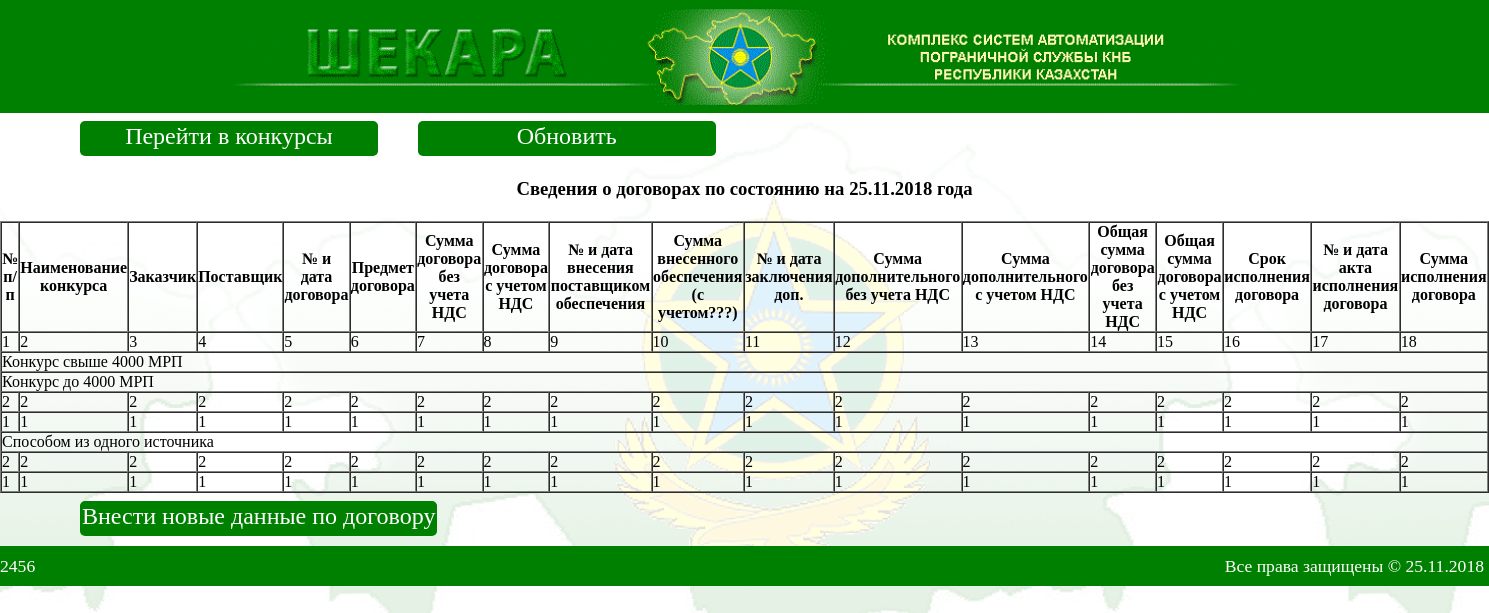
The page /dogovor.php on the database as committed earlier.
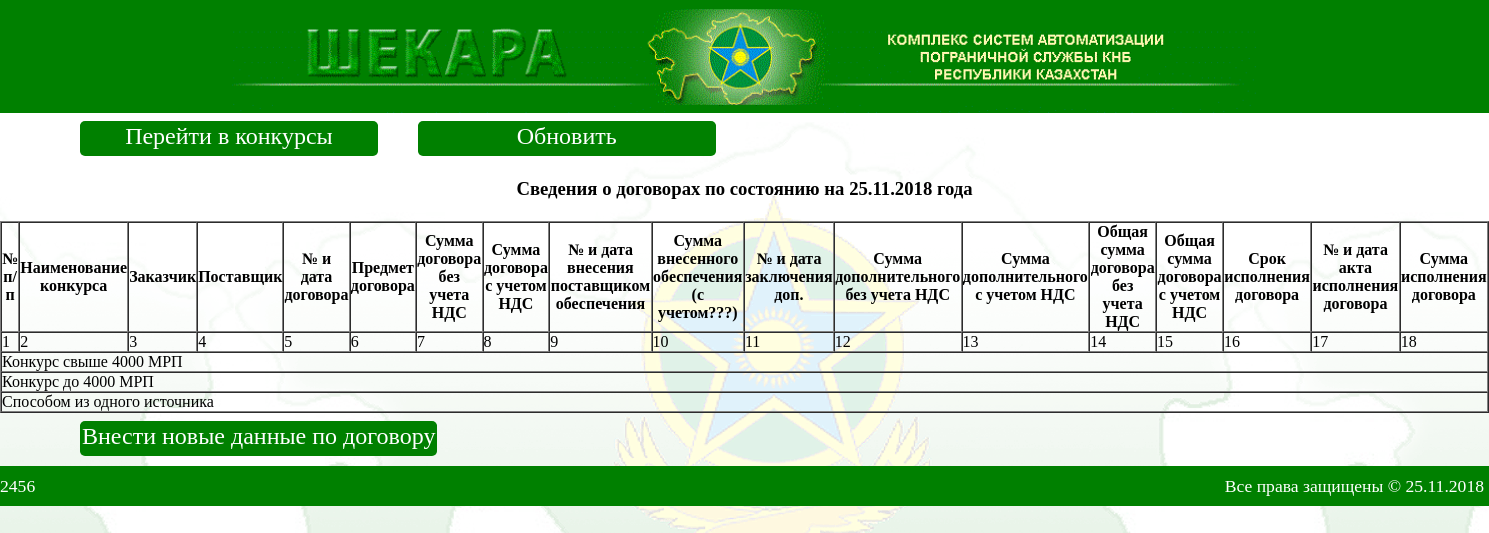
The same page on the database as committed later.
### tables this page shows
CREATE TABLE `dogovor` (
  `id_dogovor` int(11) UNSIGNED NOT NULL,
  `nomer_dogovor` int(11) UNSIGNED NOT NULL,
  `naimenovanie_konkurs` int(11) UNSIGNED NOT NULL,
  `zakazchik` int(11) UNSIGNED NOT NULL,
  `postavshik` varchar(11) NOT NULL,
  `nomer_data_dogovor` varchar(11) NOT NULL,
  `predmet_dogovor` varchar(11) NOT NULL,
  `summa_dogovor_bez_nds` double UNSIGNED NOT NULL,
  `summa_dogovor_s_nds` double UNSIGNED NOT NULL,
  `nomer_data_postavsik` varchar(11) NOT NULL,
  `summa_vnes_obesp` double UNSIGNED NOT NULL,
  `nomer_data_dop` varchar(11) NOT NULL,
  `summa_dop_bez_nds` double UNSIGNED NOT NULL,
  `summa_dop_s_nds` double UNSIGNED NOT NULL,
  `obw_summ_bez_nds` double UNSIGNED NOT NULL,
  `obw_summ_s_nds` double UNSIGNED NOT NULL,
  `srok_isp_dogovor` varchar(11) NOT NULL,
  `nomer_data_akt_isp` varchar(11) NOT NULL,
  `summa_isp_dogovor` varchar(11) NOT NULL
);

### functions/functions_dogovor.php (the view, shortened to what this page needs)
<?php
require_once "connect.php";
		function num_rows_dogovor () {
			global $mysqli;
			$result = $mysqli->query("SELECT * FROM `dogovor` ORDER BY `id_dogovor` ASC");
			return ($result->num_rows);
		}
    function id_dogovor($number) {
		global $mysqli;
		$result_set = $mysqli->query("SELECT * FROM `dogovor` WHERE `id_dogovor`= '$number'");
		while (($row = $result_set->fetch_assoc()) != false){
			echo $row["id_dogovor"];
		};
    }
    function naimenovanie_konkurs($number) {
		global $mysqli;
		$result_set = $mysqli->query("SELECT * FROM `dogovor` WHERE `id_dogovor`= '$number'");
		while (($row = $result_set->fetch_assoc()) != false){
			echo $row["naimenovanie_konkurs"];
		};
    }
    function zakazchik($number) {
		global $mysqli;
		$result_set = $mysqli->query("SELECT * FROM `dogovor` WHERE `id_dogovor`= '$number'");
		while (($row = $result_set->fetch_assoc()) != false){
			echo $row["zakazchik"];
		};
    }
    function postavshik($number) {
		global $mysqli;
		$result_set = $mysqli->query("SELECT * FROM `dogovor` WHERE `id_dogovor`= '$number'");
		while (($row = $result_set->fetch_assoc()) != false){
			echo $row["postavshik"];
		};
    }
    function nomer_data_dogovor($number) {
		global $mysqli;
		$result_set = $mysqli->query("SELECT * FROM `dogovor` WHERE `id_dogovor`= '$number'");
		while (($row = $result_set->fetch_assoc()) != false){
			echo $row["nomer_data_dogovor"];
		};
    }
    function predmet_dogovor($number) {
		global $mysqli;
		$result_set = $mysqli->query("SELECT * FROM `dogovor` WHERE `id_dogovor`= '$number'");
		while (($row = $result_set->fetch_assoc()) != false){
			echo $row["predmet_dogovor"];
		};
    }
    function summa_dogovor_bez_nds($number) {
		global $mysqli;
		$result_set = $mysqli->query("SELECT * FROM `dogovor` WHERE `id_dogovor`= '$number'");
		while (($row = $result_set->fetch_assoc()) != false){
			echo $row["summa_dogovor_bez_nds"];
		};
    }
    function summa_dogovor_s_nds($number) {
		global $mysqli;
		$result_set = $mysqli->query("SELECT * FROM `dogovor` WHERE `id_dogovor`= '$number'");
		while (($row = $result_set->fetch_assoc()) != false){
			echo $row["summa_dogovor_s_nds"];
		};
    }
    function nomer_data_postavsik($number) {
		global $mysqli;
		$result_set = $mysqli->query("SELECT * FROM `dogovor` WHERE `id_dogovor`= '$number'");
		while (($row = $result_set->fetch_assoc()) != false){
			echo $row["nomer_data_postavsik"];
		};
    }
    function summa_vnes_obesp($number) {
		global $mysqli;
		$result_set = $mysqli->query("SELECT * FROM `dogovor` WHERE `id_dogovor`= '$number'");
		while (($row = $result_set->fetch_assoc()) != false){
			echo $row["summa_vnes_obesp"];
		};
    }
    function nomer_data_dop($number) {
		global $mysqli;
		$result_set = $mysqli->query("SELECT * FROM `dogovor` WHERE `id_dogovor`= '$number'");
		while (($row = $result_set->fetch_assoc()) != false){
			echo $row["nomer_data_dop"];
		};
    }
    function summa_dop_bez_nds($number) {
		global $mysqli;
		$result_set = $mysqli->query("SELECT * FROM `dogovor` WHERE `id_dogovor`= '$number'");
		while (($row = $result_set->fetch_assoc()) != false){
			echo $row["summa_dop_bez_nds"];
		};
    }
    function summa_dop_s_nds($number) {
		global $mysqli;
		$result_set = $mysqli->query("SELECT * FROM `dogovor` WHERE `id_dogovor`= '$number'");
		while (($row = $result_set->fetch_assoc()) != false){
			echo $row["summa_dop_s_nds"];
		};
    }
    function obw_summ_bez_nds($number) {
		global $mysqli;
		$result_set = $mysqli->query("SELECT * FROM `dogovor` WHERE `id_dogovor`= '$number'");
		while (($row = $result_set->fetch_assoc()) != false){
			echo $row["obw_summ_bez_nds"];
		};
    }
    function obw_summ_s_nds($number) {
		global $mysqli;
		$result_set = $mysqli->query("SELECT * FROM `dogovor` WHERE `id_dogovor`= '$number'");
		while (($row = $result_set->fetch_assoc()) != false){
			echo $row["obw_summ_s_nds"];
		};
    }
    function srok_isp_dogovor($number) {
		global $mysqli;
		$result_set = $mysqli->query("SELECT * FROM `dogovor` WHERE `id_dogovor`= '$number'");
		while (($row = $result_set->fetch_assoc()) != false){
			echo $row["srok_isp_dogovor"];
		};
    }
    function nomer_data_akt_isp($number) {
		global $mysqli;
		$result_set = $mysqli->query("SELECT * FROM `dogovor` WHERE `id_dogovor`= '$number'");
		while (($row = $result_set->fetch_assoc()) != false){
			echo $row["nomer_data_akt_isp"];
		};
    }
    function summa_isp_dogovor($number) {
		global $mysqli;
		$result_set = $mysqli->query("SELECT * FROM `dogovor` WHERE `id_dogovor`= '$number'");
		while (($row = $result_set->fetch_assoc()) != false){
			echo $row["summa_isp_dogovor"];
		};
    }
    function nomer_dogovor($number) {
		global $mysqli;
		$result_set = $mysqli->query("SELECT * FROM `dogovor` WHERE `id_dogovor`= '$number'");
		while (($row = $result_set->fetch_assoc()) != false){
			echo $row["nomer_dogovor"];
		};
    }
?>

### dogovor.php (shortened to what this page needs)
<html>
	<head>
		<?php
            require_once "blocks/head.php";
            require_once "functions/functions_dogovor.php";
            $num = num_rows_dogovor ();
		?>
	</head>
	<body>
        <?php require_once "blocks/header.php" ?>
        <div id="logo">
			<a href="konkurs.php">
				<div class="logot">Перейти в конкурсы</div>
			</a>
            <a href="dogovor.php">
				<div class="logot">Обновить</div>
			</a>
        </div>
        <br /><br /><br />
        <div class="zagolovok"><h3  style="text-align: center">Сведения о договорах по состоянию на <?=date('d.m.Y')?> года</h3></div>
        <br />
        <table border="1" cellspacing="0">
            <tr>
                <th>№ п/п</th>
                <th>Наименование конкурса</th>
                <th>Заказчик</th>
                <th>Поставщик</th>
                <th>№ и дата договора</th>
                <th>Предмет договора</th>
                <th>Сумма договора без учета НДС</th>
                <th>Сумма договора с учетом НДС</th>
                <th>№ и дата внесения поставщиком обеспечения</th>
                <th>Сумма внесенного обеспечения (с учетом???)</th>
                <th>№ и дата заключения доп.</th>
                <th>Сумма дополнительного без учета НДС</th>
                <th>Сумма дополнительного с учетом НДС</th>
                <th>Общая сумма договора без учета НДС</th>
                <th>Общая сумма договора с учетом НДС</th>
                <th>Срок исполнения договора</th>
                <th>№ и дата акта исполнения договора</th>
                <th>Сумма исполнения договора</th>
            </tr>
            <tr>
                <td>1</td>
                <td>2</td>
                <td>3</td>
                <td>4</td>
                <td>5</td>
                <td>6</td>
                <td>7</td>
                <td>8</td>
                <td>9</td>
                <td>10</td>
                <td>11</td>
                <td>12</td>
                <td>13</td>
                <td>14</td>
                <td>15</td>
                <td>16</td>
                <td>17</td>
                <td>18</td>
            </tr>
            <tr>
                <td colspan="18">Конкурс свыше 4000 МРП</td>
            </tr>
            <tr>
                <td colspan="18">Конкурс до 4000 МРП</td>
            </tr>
            <?php
                for ($i = $num; $i >= 1; $i--) {
            ?>
            <tr>
                <td><?= id_dogovor($i); ?></td>
                <td><?= naimenovanie_konkurs($i); ?></td>
                <td><?= zakazchik($i); ?></td>
                <td><?= postavshik($i); ?></td>
                <td><?= nomer_data_dogovor($i); ?></td>
                <td><?= predmet_dogovor($i); ?></td>
                <td><?= summa_dogovor_bez_nds($i); ?></td>
                <td><?= summa_dogovor_s_nds($i); ?></td>
                <td><?= nomer_data_postavsik($i); ?></td>
                <td><?= summa_vnes_obesp($i); ?></td>
                <td><?= nomer_data_dop($i); ?></td>
                <td><?= summa_dop_bez_nds($i); ?></td>
                <td><?= summa_dop_s_nds($i); ?></td>
                <td><?= obw_summ_bez_nds($i); ?></td>
                <td><?= obw_summ_s_nds($i); ?></td>
                <td><?= srok_isp_dogovor($i); ?></td>
                <td><?= nomer_data_akt_isp($i); ?></td>
                <td><?= summa_isp_dogovor($i); ?></td>
            </tr>
            <?php
               }
            ?>
            <tr>
                <td colspan="18">Способом из одного источника</td>
            </tr>
                <?php
                for ($i = $num; $i >= 1; $i--) {
                    ?>
            <tr>
                <td><?= nomer_dogovor($i); ?></td>
                <td><?= naimenovanie_konkurs($i); ?></td>
                <td><?= zakazchik($i); ?></td>
                <td><?= postavshik($i); ?></td>
                <td><?= nomer_data_dogovor($i); ?></td>
                <td><?= predmet_dogovor($i); ?></td>
                <td><?= summa_dogovor_bez_nds($i); ?></td>
                <td><?= summa_dogovor_s_nds($i); ?></td>
                <td><?= nomer_data_postavsik($i); ?></td>
                <td><?= summa_vnes_obesp($i); ?></td>
                <td><?= nomer_data_dop($i); ?></td>
                <td><?= summa_dop_bez_nds($i); ?></td>
                <td><?= summa_dop_s_nds($i); ?></td>
                <td><?= obw_summ_bez_nds($i); ?></td>
                <td><?= obw_summ_s_nds($i); ?></td>
                <td><?= srok_isp_dogovor($i); ?></td>
                <td><?= nomer_data_akt_isp($i); ?></td>
                <td><?= summa_isp_dogovor($i); ?></td>
            </tr>
            <?php
             }
             ?>
        </table>
        <div id="logo1">
			<a href="add_dogovor_form.php">
				<div class="logot1">Внести новые данные по договору</div>
			</a>
        </div>
        <?php require_once "blocks/footer.php"?>
	</body>
</html>

### blocks/header.php
<header>
			<div id="imgHeader">
				<img src="/img/var8.gif">
			</div>
</header>

### blocks/head.php (shortened to what this page needs)
<?php
	require_once "blocks/header.php";
?>
<link href="/css/style.css" rel="stylesheet" type="text/css">

### blocks/footer.php
<footer>
	<div id="social">
		<?php
			$login = file_get_contents('login.txt');
			echo $login;
		?>
	</div>
	<div id="rights">
		Все права защищены &copy; <?=date ('d.m.Y')?>
	</div>
</footer>

### css/style.css (style rules this page uses)
* { margin: 0; padding: 0; outline: none; }
html { height: 100%; }
body { width: 100%; height: 100%; background-image: url(/img/back30.gif); font-family: "Times new Roman", Arial, sans-serif; font-size: 1em; line-height: 135%; background-position: center center; background-repeat: repeat-x; height: 110px; }
header { background-position: center center; background-size: 300 em; background-color: #008000; }
header img { width: 70%; margin-left: 15%; }
footer { margin-top: 30px; width: 100%; float: left; background-color: green; border-top: 5px solid green; border-bottom: 5px solid green; margin-top: 10px; height: 30px; }
footer #social { float: left; text-align: right; font-size: 1.1em; color: white; margin-right: 5px; margin-top: 5px; }
footer #rights { float: right; width: 50%; text-align: right; font-size: 1.1em; color: white; margin-right: 5px; margin-top: 5px; }
#logo a, #logo1 a { color: white; text-decoration: none; }
#logo { float: left; width: 100%; font-size: 1.5em; margin-top: 8px; margin-left: 20px; padding-left: 20px; }
#logo1 { width: 80%; font-size: 1.5em; margin-top: 8px; margin-left: 20px; padding-left: 20px; }
#logo div.logot { float: left; background-color: green; width: 20%; text-align: center; border-top: 5px solid green; border-bottom: 8px solid green; border-radius: 5px; }
#logo1 div.logot1 { background-color: green; width: 30%; text-align: center; border-top: 5px solid green; border-bottom: 8px solid green; border-radius: 5px; }
.logot, .logot1 { margin-left: 40px; background-color: green; width: 30%; font-family: "Times new Roman", Arial, sans-serif; font-size: 1em; color: white; text-align: center; border-top: 5px solid green; border-bottom: 8px solid green; border-radius: 5px; }

Rows that differ between the two databases and show on the page:
removed dogovor: id_dogovor "2", naimenovanie_konkurs "2", zakazchik "2", postavshik "2", nomer_data_dogovor "2", predmet_dogovor "2", summa_dogovor_bez_nds "2", summa_dogovor_s_nds "2", nomer_data_postavsik "2", summa_vnes_obesp "2", nomer_data_dop "2", summa_dop_bez_nds "2", summa_dop_s_nds "2", obw_summ_bez_nds "2", obw_summ_s_nds "2", srok_isp_dogovor "2", nomer_data_akt_isp "2", summa_isp_dogovor "2", nomer_dogovor "2"
removed dogovor: id_dogovor "1", naimenovanie_konkurs "1", zakazchik "1", postavshik "1", nomer_data_dogovor "1", predmet_dogovor "1", summa_dogovor_bez_nds "1", summa_dogovor_s_nds "1", nomer_data_postavsik "1", summa_vnes_obesp "1", nomer_data_dop "1", summa_dop_bez_nds "1", summa_dop_s_nds "1", obw_summ_bez_nds "1", obw_summ_s_nds "1", srok_isp_dogovor "1", nomer_data_akt_isp "1", summa_isp_dogovor "1", nomer_dogovor "1"
